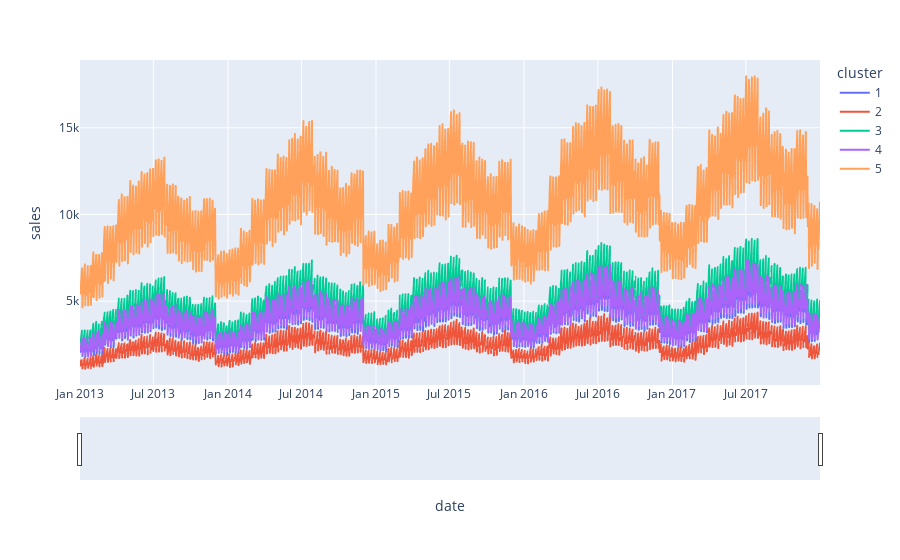

Notebook code for this chart:
### Markdown cell above
### cluster mean

### Code cell
a=som_data.groupby(['date','cluster'],as_index=False).mean()
fig = px.line(a, x="date", y="sales",line_group='cluster',color='cluster')
fig.update_xaxes(rangeslider_visible=True)
fig.show()

### Figure 1 — Plotly figure (JSON) as saved in the notebook; plotly's stock layout.template omitted (floating-point values rounded to 4 significant figures; data arrays with more than 128 entries replaced by an {"elided": "..."} marker saying what was removed)
{"data": [{"hovertemplate": "cluster=1<br>date=%{x}<br>sales=%{y}<extra></extra>", "legendgroup": "1", "line": {"color": "#636efa", "dash": "solid"}, "mode": "lines", "name": "1", "showlegend": true, "type": "scattergl", "x": {"elided": "1826 str values"}, "xaxis": "x", "y": {"elided": "1826 int values"}, "yaxis": "y"}, {"hovertemplate": "cluster=2<br>date=%{x}<br>sales=%{y}<extra></extra>", "legendgroup": "2", "line": {"color": "#EF553B", "dash": "solid"}, "mode": "lines", "name": "2", "showlegend": true, "type": "scattergl", "x": {"elided": "1826 str values"}, "xaxis": "x", "y": {"elided": "1826 int values"}, "yaxis": "y"}, {"hovertemplate": "cluster=3<br>date=%{x}<br>sales=%{y}<extra></extra>", "legendgroup": "3", "line": {"color": "#00cc96", "dash": "solid"}, "mode": "lines", "name": "3", "showlegend": true, "type": "scattergl", "x": {"elided": "1826 str values"}, "xaxis": "x", "y": {"elided": "1826 int values"}, "yaxis": "y"}, {"hovertemplate": "cluster=4<br>date=%{x}<br>sales=%{y}<extra></extra>", "legendgroup": "4", "line": {"color": "#ab63fa", "dash": "solid"}, "mode": "lines", "name": "4", "showlegend": true, "type": "scattergl", "x": {"elided": "1826 str values"}, "xaxis": "x", "y": {"elided": "1826 int values"}, "yaxis": "y"}, {"hovertemplate": "cluster=5<br>date=%{x}<br>sales=%{y}<extra></extra>", "legendgroup": "5", "line": {"color": "#FFA15A", "dash": "solid"}, "mode": "lines", "name": "5", "showlegend": true, "type": "scattergl", "x": {"elided": "1826 str values"}, "xaxis": "x", "y": {"elided": "1826 int values"}, "yaxis": "y"}], "layout": {"legend": {"title": {"text": "cluster"}, "tracegroupgap": 0}, "margin": {"t": 60}, "xaxis": {"anchor": "y", "domain": [0, 1], "rangeslider": {"visible": true}, "title": {"text": "date"}}, "yaxis": {"anchor": "x", "domain": [0, 1], "title": {"text": "sales"}}}}
